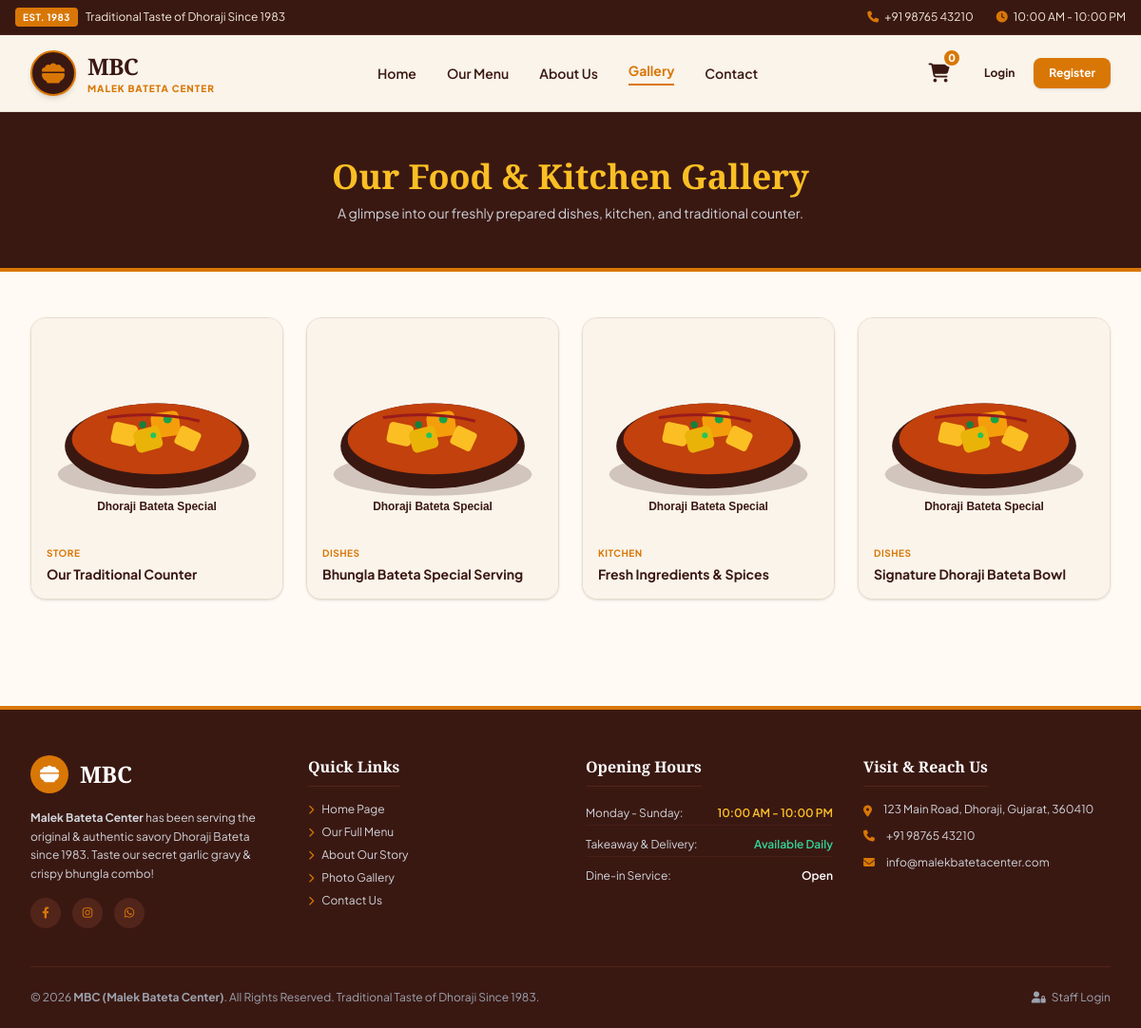
/gallery.php, run on the app's committed database.
### tables this page shows
CREATE TABLE IF NOT EXISTS `gallery` (
  `id` INT AUTO_INCREMENT PRIMARY KEY,
  `title` VARCHAR(150) NOT NULL,
  `category` VARCHAR(100) DEFAULT 'General',
  `image` VARCHAR(255) NOT NULL,
  `created_at` TIMESTAMP DEFAULT CURRENT_TIMESTAMP
);

### gallery.php (the view, shortened to what this page needs)
<?php
require_once __DIR__ . '/includes/header.php';
$db = getDB();
$galleryItems = $db->query("SELECT * FROM gallery ORDER BY id DESC")->fetchAll();
?>
<section class="bg-[#3A1812] text-white py-12 border-b-4 border-[#D97706]">
    <div class="max-w-7xl mx-auto px-4 text-center">
        <h1 class="font-serif-heading text-4xl font-extrabold text-[#FBBF24] mb-2">Our Food & Kitchen Gallery</h1>
        <p class="text-xs sm:text-sm text-gray-300">A glimpse into our freshly prepared dishes, kitchen, and traditional counter.</p>
    </div>
</section>
<section class="py-12 bg-[#FFFBF4]">
    <div class="max-w-7xl mx-auto px-4 sm:px-6 lg:px-8">
        <div class="grid grid-cols-1 sm:grid-cols-2 md:grid-cols-3 lg:grid-cols-4 gap-6">
            <?php foreach ($galleryItems as $item):
            ?>
                <div class="mbc-card bg-white rounded-2xl overflow-hidden shadow hover:shadow-xl transition border border-[#E8DCCB] group">
                    <div class="relative overflow-hidden h-56">
                    </div>
                    <div class="p-4 bg-[#FAF4EB]">
                        <span class="text-[10px] font-bold text-[#D97706] uppercase tracking-wider block mb-1"><?php echo htmlspecialchars($item['category']); ?></span>
                        <h4 class="font-bold text-sm text-[#3A1812]"><?php echo htmlspecialchars($item['title']); ?></h4>
                    </div>
                </div>
            <?php endforeach; ?>
        </div>
    </div>
</section>
<?php require_once __DIR__ . '/includes/footer.php'; ?>

### assets/css/style.css (style rules this page uses)
:root { --mbc-dark-brown: #3A1812; --mbc-deep-red: #2D0B07; --mbc-cream-bg: #FFFBF4; --mbc-cream-card: #FAF4EB; --mbc-amber-primary: #D97706; --mbc-amber-hover: #B45309; --mbc-orange-accent: #E65100; --mbc-text-dark: #2A1712; --mbc-border: #E8DCCB; }
body { font-family: 'Plus Jakarta Sans', sans-serif; background-color: var(--mbc-cream-bg); color: var(--mbc-text-dark); }
.font-serif-heading { font-family: 'Playfair Display', Georgia, serif; }
.mbc-card { background-color: #FFFFFF; border: 1px solid var(--mbc-border); border-radius: 0.75rem; box-shadow: 0 4px 6px -1px rgba(58, 24, 18, 0.04), 0 2px 4px -1px rgba(58, 24, 18, 0.02); }

### data on the page
gallery: category "STORE", title "Our Traditional Counter"
gallery: category "DISHES", title "Bhungla Bateta Special Serving"
gallery: category "KITCHEN", title "Fresh Ingredients & Spices"
gallery: category "DISHES", title "Signature Dhoraji Bateta Bowl"

### other printed values
$cartCount "0"
